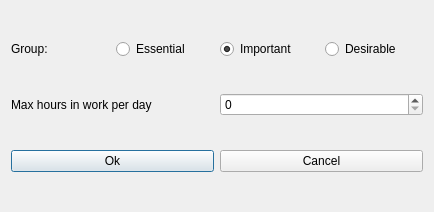
<?xml version="1.0" encoding="UTF-8"?>
<ui version="4.0">
 <class>ModifyConstraintTeachersMaxHoursInWorkDailyForm_template</class>
 <widget class="QDialog" name="ModifyConstraintTeachersMaxHoursInWorkDailyForm_template">
  <property name="geometry">
   <rect>
    <x>0</x>
    <y>0</y>
    <width>434</width>
    <height>212</height>
   </rect>
  </property>
  <property name="windowTitle">
   <string extracomment="This is the title of the dialog to modify a constraint of this type">Modify teachers max hours in work daily</string>
  </property>
  <layout class="QVBoxLayout" name="verticalLayout">
   <item>
    <layout class="QHBoxLayout" name="horizontalLayout_4">
     <item>
      <widget class="QLabel" name="groupTextLabel">
       <property name="text">
        <string>Group:</string>
       </property>
      </widget>
     </item>
     <item>
      <widget class="QRadioButton" name="essentialRadioButton">
       <property name="text">
        <string>Essential</string>
       </property>
      </widget>
     </item>
     <item>
      <widget class="QRadioButton" name="importantRadioButton">
       <property name="text">
        <string>Important</string>
       </property>
       <property name="checked">
        <bool>true</bool>
       </property>
      </widget>
     </item>
     <item>
      <widget class="QRadioButton" name="desirableRadioButton">
       <property name="text">
        <string>Desirable</string>
       </property>
      </widget>
     </item>
    </layout>
   </item>
   <item>
    <layout class="QHBoxLayout" name="horizontalLayout_2">
     <item>
      <widget class="QLabel" name="maxHoursTextLabel">
       <property name="frameShape">
        <enum>QFrame::NoFrame</enum>
       </property>
       <property name="frameShadow">
        <enum>QFrame::Plain</enum>
       </property>
       <property name="text">
        <string>Max hours in work per day</string>
       </property>
       <property name="wordWrap">
        <bool>false</bool>
       </property>
      </widget>
     </item>
     <item>
      <widget class="QSpinBox" name="maxHoursSpinBox"/>
     </item>
    </layout>
   </item>
   <item>
    <layout class="QHBoxLayout" name="horizontalLayout_3">
     <item>
      <widget class="QPushButton" name="okPushButton">
       <property name="text">
        <string>Ok</string>
       </property>
      </widget>
     </item>
     <item>
      <widget class="QPushButton" name="cancelPushButton">
       <property name="text">
        <string>Cancel</string>
       </property>
      </widget>
     </item>
    </layout>
   </item>
  </layout>
 </widget>
 <layoutdefault spacing="6" margin="11"/>
 <resources/>
 <connections/>
</ui>
